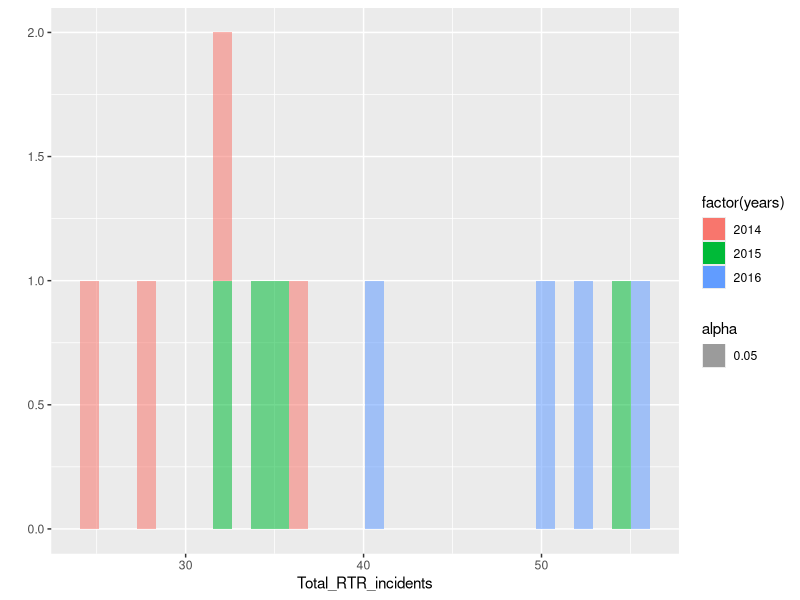
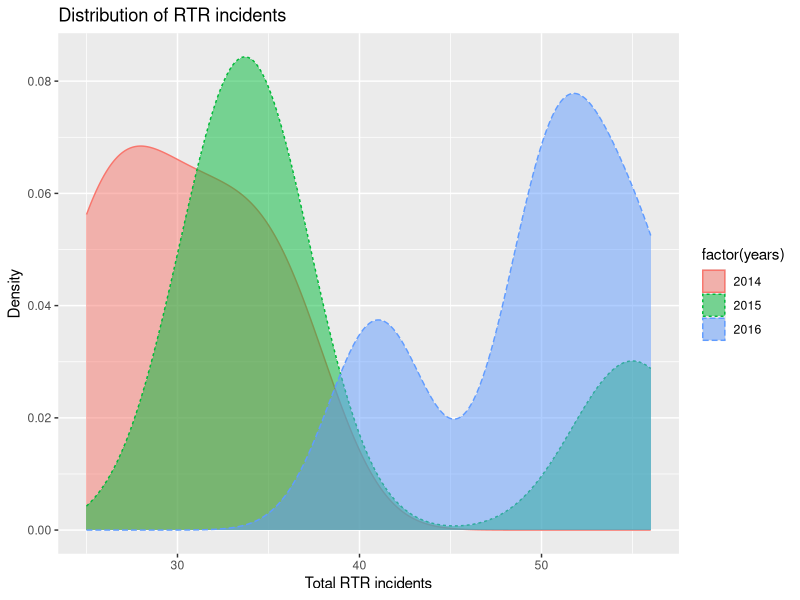
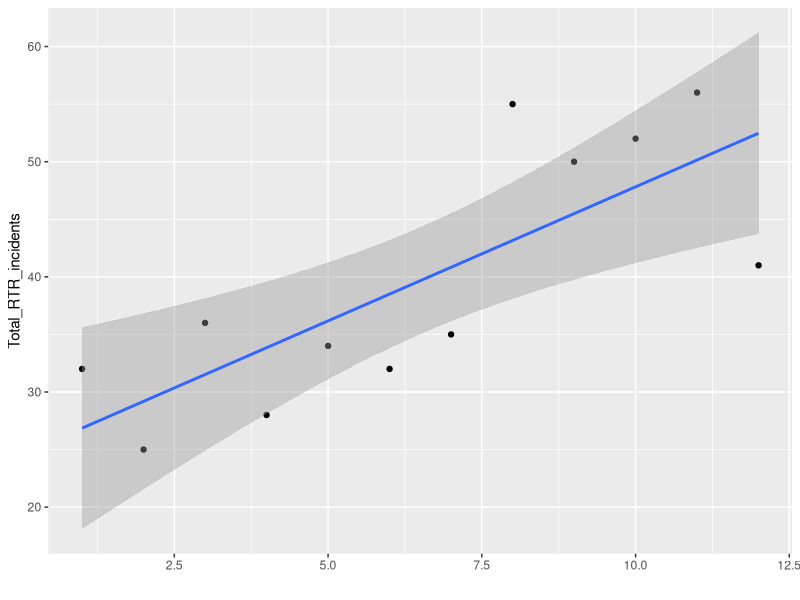
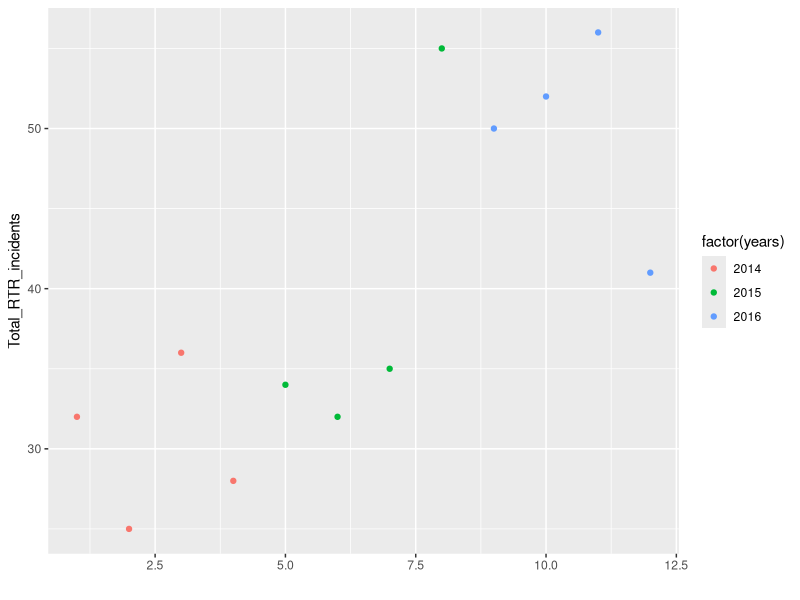
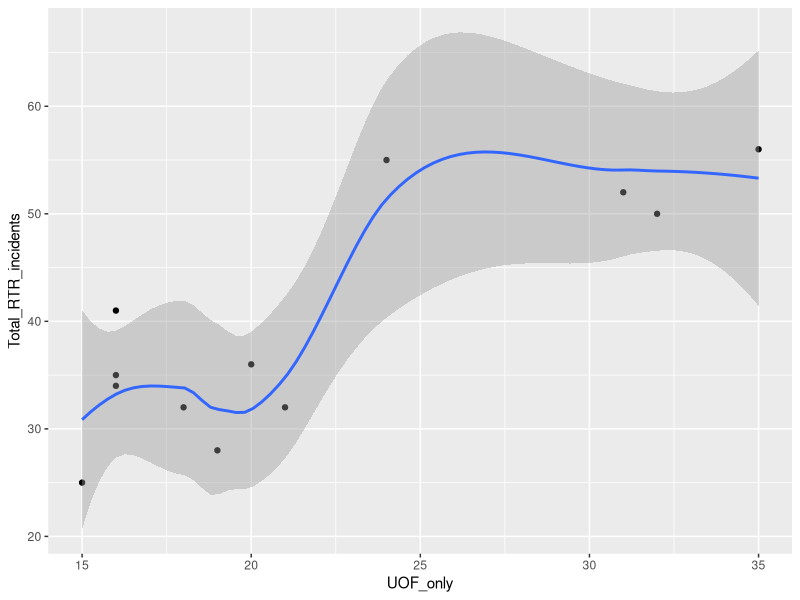
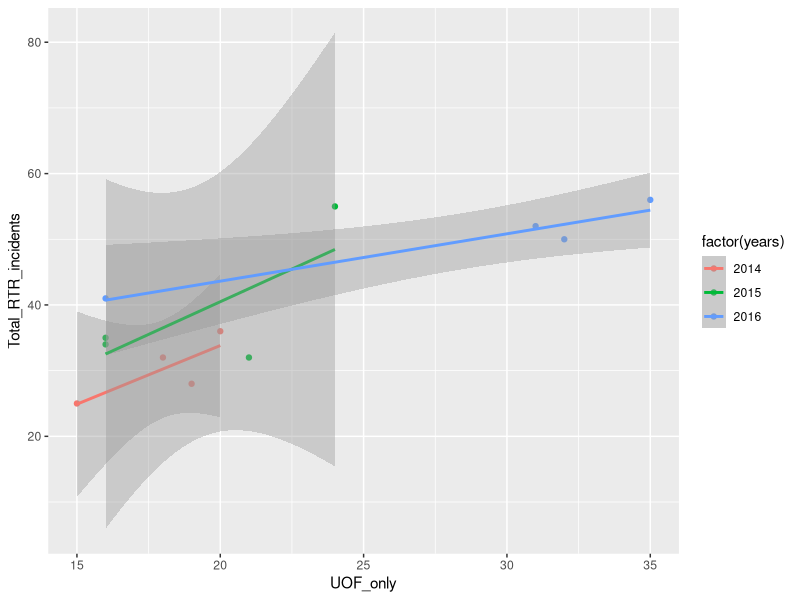
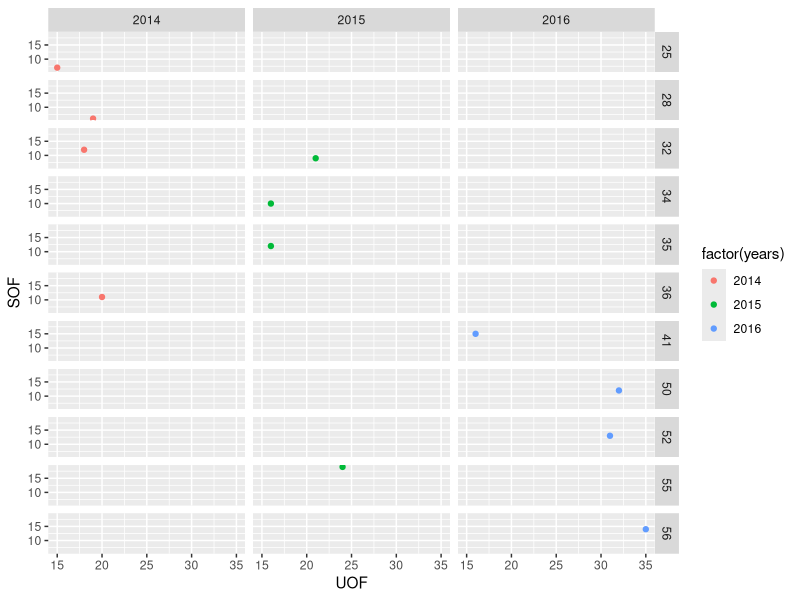
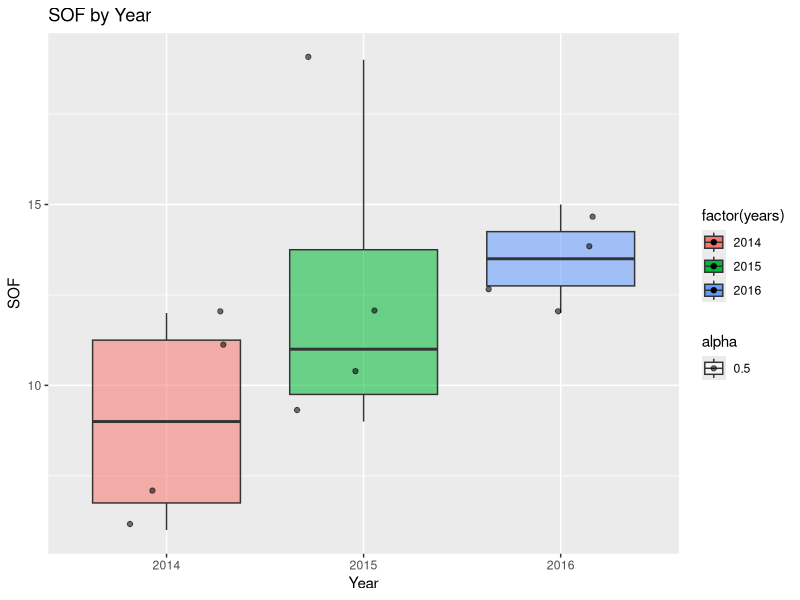

Generate these figures, in order, with R:
# Continuing to work with the RTR data
library(readr)
df <- read_csv("dfCrime.csv")

# notice we loaded in the version of the data with the years column
# Let's get the colummn names and summary data
names(df)
summary(df)

library(ggplot2)
library(ggthemes)


#--------
# qplot is a way to do quick exploratory graphics with ggplot
# qplot(x, y, data=, shape=, size=, alpha=, 
# geom=, method=, formula=, facets=, xlim=, ylim= xlab=, 
# ylab=, main=)
# http://www.statmethods.net/advgraphs/ggplot2.html

# simple histogram
qplot(Total_RTR_incidents,
      data=df,
      alpha=.05, # sets transparency 
      fill=factor(years)
)

# simple density
qplot(Total_RTR_incidents, data=df, 
      geom="density",
      color=factor(years),
      fill=factor(years),
      linetype = factor(years),
      alpha=I(.5),
      main="Distribution of RTR incidents", 
      xlab="Total RTR incidents",
      ylab="Density")


# simple scatter, with trend line and 95% conf
qplot(y=Total_RTR_incidents,
      data=df
      ) + geom_smooth(method = "lm")

# simple scatter, with years by color
qplot(y=Total_RTR_incidents,
      data=df,
      color=factor(years)
)

# simple scatter with smoothed trend line
# requires x value
qplot(UOF_only,Total_RTR_incidents,
      data=df,
      geom=c("point","smooth")
)

# simple scatter, lines not smoothed
# and years as factor
qplot(UOF_only,Total_RTR_incidents,
      data=df,
      color=factor(years)
) + geom_smooth(method = "lm")#, se = FALSE) 
# se would hide 95% conf

# facet grid compares SOF and UOF
# But divides space by year
# and by number of Total RTR incidents (facets)
qplot(UOF_only,SOF_only,
      data=df, 
      color=factor(years),
      facets = Total_RTR_incidents~factor(years),
      xlab="UOF", ylab="SOF")

# box plot
qplot(factor(years), SOF_only, 
      data=df, 
      geom=c("boxplot", "jitter"),
      fill=factor(years), 
      alpha=.5,
      main="SOF by Year",
      xlab="Year", ylab="SOF")

# dot plot
qplot(factor(years), SOF_only, 
      data=df, 
      geom=c("dotplot"),
      fill=factor(years), 
      stackdir = "center", binaxis = "y",
      main="SOF by Year",
      xlab="Year", ylab="SOF")


# need to make the data long, not wide
# first grab the columns we want
dfUOF <- subset(df, select = c("years","Year_Quarter","UOF_only"))
dfSOF <- subset(df, select = c("years","Year_Quarter","SOF_only"))
dfTRAN <- subset(df, select = c("years","Year_Quarter","Total_transitions"))
# add columns for label purposes
dfUOF$force <- "UOF_only"
dfSOF$force <- "SOF_only"
dfTRAN$force <- "Total_transitions"
# now rename UOF SOF etc to common name
names(dfUOF)[names(dfUOF)=="UOF_only"] <- "value"
names(dfSOF)[names(dfSOF)=="SOF_only"] <- "value"
names(dfTRAN)[names(dfTRAN)=="Total_transitions"] <- "value"

# Now we can append the three data frames
dfsub <- rbind(dfUOF,dfSOF,dfTRAN)
dfsub

# stacked bars
pBar <- ggplot(dfsub, aes(Year_Quarter, value, fill = force)) + 
  geom_bar(position = "stack", stat="identity") + coord_flip()
pBar

# grouped bars
pBar2 <- ggplot(dfsub, aes(Year_Quarter, value, fill = force)) + 
  geom_bar(position = "dodge", stat="identity") + coord_flip()
pBar2

# line chart
pLine <- ggplot(dfsub, aes(Year_Quarter, value, group = force, col = force))
pLine + geom_point(stat="identity") + geom_line(stat="identity")

p1 <- ggplot() + geom_line(aes(y = value, x = Year_Quarter, group = force, colour = force),
                           data = dfsub, stat="identity")
p1
